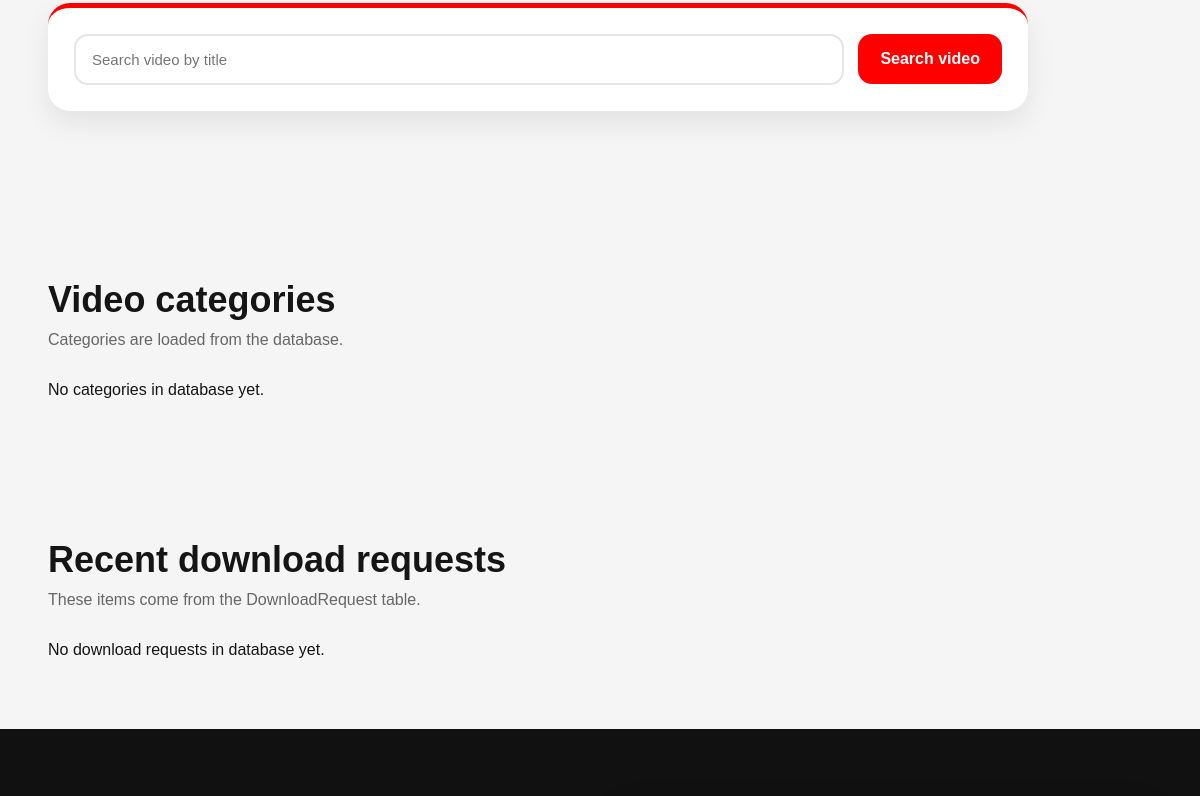
The app's page / (middle part), older data.
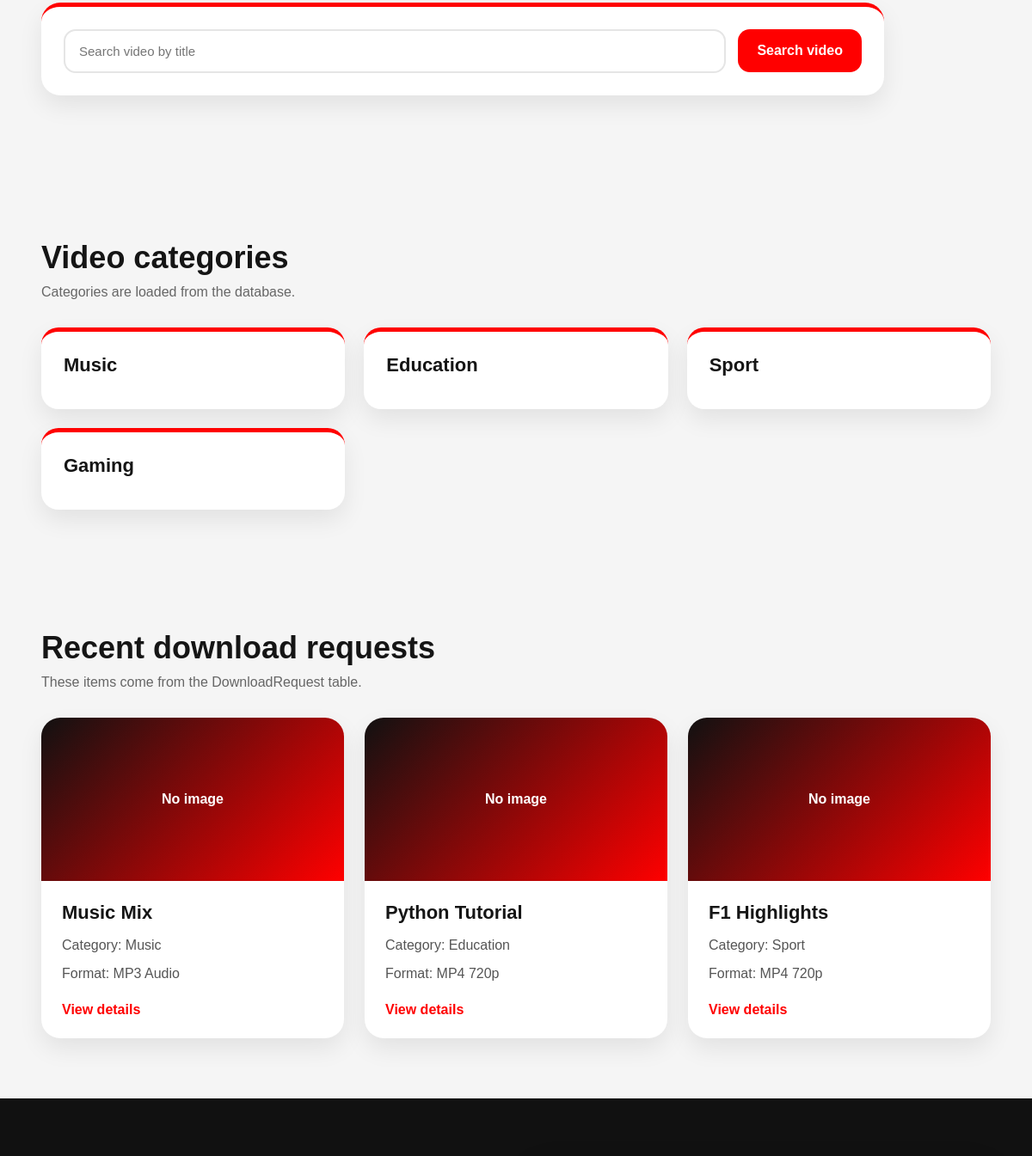
The same page, newer data.
### pages/models.py (models this page shows, shortened)
class VideoCategory(models.Model):
    name = models.CharField(max_length=100)
    description = models.TextField(blank=True)
    created_at = models.DateTimeField(auto_now_add=True)
    updated_at = models.DateTimeField(auto_now=True)
    class Meta:
        verbose_name = "Video category"
        verbose_name_plural = "Video categories"
    def __str__(self):
        return self.name

class DownloadRequest(models.Model):
    STATUS_CHOICES = [
        ("new", "New"),
        ("processing", "Processing"),
        ("completed", "Completed"),
        ("failed", "Failed"),
    ]
    title = models.CharField(max_length=200)
    youtube_url = models.URLField()
    image_url = models.URLField(blank=True, default="")
    price = models.DecimalField(max_digits=8, decimal_places=2, default=0)
    category = models.ForeignKey(
        VideoCategory,
        on_delete=models.SET_NULL,
        null=True,
        related_name="download_requests"
    )
    format = models.ForeignKey(
        VideoFormat,
        on_delete=models.SET_NULL,
        null=True,
        related_name="download_requests"
    )
    status = models.CharField(
        max_length=20,
        choices=STATUS_CHOICES,
        default="new"
    )
    downloaded_file = models.FileField(
        upload_to="downloads/",
        blank=True,
        null=True
    )
    error_message = models.TextField(blank=True, default="")
    downloaded_at = models.DateTimeField(blank=True, null=True)
    created_at = models.DateTimeField(auto_now_add=True)
    updated_at = models.DateTimeField(auto_now=True)
    class Meta:
        verbose_name = "Download request"
        verbose_name_plural = "Download requests"

class VideoFormat(models.Model):
    name = models.CharField(max_length=100)
    display_name = models.CharField(max_length=100, blank=True, default="")
    extension = models.CharField(max_length=10)
    quality = models.CharField(max_length=50)
    only_audio = models.BooleanField(default=False)
    ytdlp_format = models.CharField(max_length=255, blank=True, default="")
    needs_ffmpeg = models.BooleanField(default=False)
    created_at = models.DateTimeField(auto_now_add=True)
    updated_at = models.DateTimeField(auto_now=True)
    class Meta:
        verbose_name = "Video format"
        verbose_name_plural = "Video formats"
    def __str__(self):
        if self.display_name:
            return self.display_name
        return f"{self.name} ({self.quality})"

### pages/views.py (the view, shortened to what this page needs)
# urls.py: path("", views.home, name="home"),
def home(request):
    categories = VideoCategory.objects.all()
    download_requests = DownloadRequest.objects.select_related(
        "category", "format"
    ).order_by("-created_at")[:6]
    download_form = DownloadRequestForm()
    formats = get_converter_formats()
    search_form = YouTubeSearchForm()
    subscriber_form = SubscriberForm()
    search_results = []
    search_error = ""
    subscribed_success = False
    context = get_base_context(request)
    context.update({
        "page_title": "YouTube Video Downloader",
        "hero_title": "Download YouTube videos by copied link",
        "hero_text": "Paste a YouTube link, choose a category and format, and create your download request.",
        "categories": categories,
        "formats": formats,
        "download_requests": download_requests,
        "download_form": download_form,
        "search_form": search_form,
        "search_results": search_results,
        "search_error": search_error,
        "subscriber_form": subscriber_form,
        "subscribed_success": subscribed_success,
    })
    return render(request, "pages/home.html", context)

### pages/forms.py
class YouTubeSearchForm(forms.Form):
    query = forms.CharField(
        max_length=200,
        label="Search YouTube",
        widget=forms.TextInput(attrs={
            "class": "form-control",
            "placeholder": "Search video by title"
        })
    )

### pages/views.py (called while the page is built)
def get_cart(request):
    return request.session.get("download_cart", [])

def get_base_context(request):
    categories = VideoCategory.objects.all()
    cart = get_cart(request)
    return {
        "nav_categories": categories,
        "cart_count": len(cart),
    }

def get_converter_formats():
    download_form = DownloadRequestForm()
    return download_form.fields["format"].queryset

### pages/templates/pages/home.html (shortened to what this page needs)
{% extends 'pages/base.html' %}
{% block content %}
<section class="container section">
    <div class="youtube-search-card">
        <form method="post" class="site-form youtube-search-form" data-youtube-search-form data-search-url="{% url 'youtube_search' %}">
            {{ search_form.query }}
            <button type="submit">Search video</button>
        </form>
    </div>
</section>
<section class="container section">
    <div class="section-heading">
        <h2>Video categories</h2>
        <p>Categories are loaded from the database.</p>
    </div>
    <div class="cards-grid">
        {% for category in categories %}
            <a href="{% url 'category_detail' category.id %}" class="category-card">
                <h3>{{ category.name }}</h3>
            </a>
        {% empty %}
            <p>No categories in database yet.</p>
        {% endfor %}
    </div>
</section>
<section class="container section">
    <div class="section-heading">
        <h2>Recent download requests</h2>
        <p>These items come from the DownloadRequest table.</p>
    </div>
    <div class="product-grid">
        {% for request_item in download_requests %}
            <div class="product-card">
                <a href="{% url 'download_request_detail' request_item.id %}">
                    {% if request_item.image_url %}
                        <img src="{{ request_item.image_url }}" alt="{{ request_item.title }}" class="product-image">
                    {% else %}
                        <div class="product-image-placeholder">No image</div>
                    {% endif %}
                    <div class="product-content">
                        <h3>{{ request_item.title }}</h3>
                        <p>
                            Category:
                            {% if request_item.category %}
                                {{ request_item.category.name }}
                            {% else %}
                                No category
                            {% endif %}
                        </p>
                        <p>
                            Format:
                            {% if request_item.format %}
                                {{ request_item.format.name }}
                            {% else %}
                                No format
                            {% endif %}
                        </p>
                        <span class="details-link">View details</span>
                    </div>
                </a>
            </div>
        {% empty %}
            <p>No download requests in database yet.</p>
        {% endfor %}
    </div>
</section>
<section class="subscription-section">
</section>
{% endblock %}

### pages/templates/pages/base.html (shortened to what this page needs)
{% load static %}
<!DOCTYPE html>
<html lang="uk">
<head>
    <link rel="stylesheet" href="{% static 'pages/css/style.css' %}?v=4">
</head>
<body>
<main>
    {% block content %}
    {% endblock %}
</main>
</body>
</html>

### pages/static/pages/css/style.css (style rules this page uses)
* { margin: 0; padding: 0; box-sizing: border-box; }
body { font-family: Arial, Helvetica, sans-serif; background: #f5f5f5; color: #151515; min-height: 100vh; display: flex; flex-direction: column; }
a { text-decoration: none; color: inherit; }
main { flex: 1; }
.container { width: min(1180px, 92%); margin: 0 auto; }
.section { padding: 70px 0; }
.section-heading { margin-bottom: 32px; }
.section-heading h1, .section-heading h2 { font-size: 36px; margin-bottom: 10px; }
.section-heading p { color: #666666; font-size: 16px; }
.cards-grid, .formats-grid { display: grid; grid-template-columns: repeat(3, 1fr); gap: 22px; }
.category-card, .format-card, .request-card, .simple-page { background: #ffffff; border-radius: 20px; padding: 26px; box-shadow: 0 12px 28px rgba(0, 0, 0, 0.08); }
.category-card { transition: 0.2s; border-top: 5px solid #ff0000; }
.category-card h3, .format-card h3, .request-card h3 { font-size: 22px; margin-bottom: 12px; }
.site-form { display: grid; gap: 14px; }
.form-control { width: 100%; border: 2px solid #e5e5e5; border-radius: 14px; padding: 15px 16px; font-size: 15px; outline: none; background: #ffffff; color: #111111; }
.site-form button, .buy-button { border: none; background: #ff0000; color: #ffffff; padding: 16px 22px; border-radius: 14px; font-size: 16px; font-weight: 900; cursor: pointer; transition: 0.2s; }
.product-grid { display: grid; grid-template-columns: repeat(3, 1fr); gap: 24px; }
.product-card { background: #ffffff; border-radius: 22px; overflow: hidden; box-shadow: 0 12px 28px rgba(0, 0, 0, 0.08); transition: 0.2s; }
.product-image-placeholder { height: 190px; background: linear-gradient(135deg, #111111, #ff0000); color: #ffffff; display: flex; align-items: center; justify-content: center; font-weight: 900; }
.product-content { padding: 24px; }
.product-content h3 { font-size: 22px; margin-bottom: 12px; }
.product-content p { color: #555555; line-height: 1.6; margin-bottom: 8px; }
.details-link { display: inline-block; margin-top: 12px; color: #ff0000; font-weight: 900; }
.subscription-section { background: #111111; color: #ffffff; padding: 70px 0; }
.youtube-search-card { background: #ffffff; border-radius: 22px; padding: 26px; box-shadow: 0 12px 28px rgba(0, 0, 0, 0.08); border-top: 5px solid #ff0000; max-width: 980px; }
.youtube-search-form { grid-template-columns: 1fr auto; align-items: start; }

Row changes from the older to the newer data that the page shows:
added VideoCategory: name "Music"
added VideoCategory: name "Education"
added VideoCategory: name "Sport"
added VideoCategory: name "Gaming"
added DownloadRequest: image_url "No image", title "Music Mix", category.name "Music", format.name "MP3 Audio"
added DownloadRequest: image_url "No image", title "Python Tutorial", category.name "Education", format.name "MP4 720p"
added DownloadRequest: image_url "No image", title "F1 Highlights", category.name "Sport", format.name "MP4 720p"
Text that changed along with them:
text no longer shown: "No categories in database yet. No download requests in database yet."
